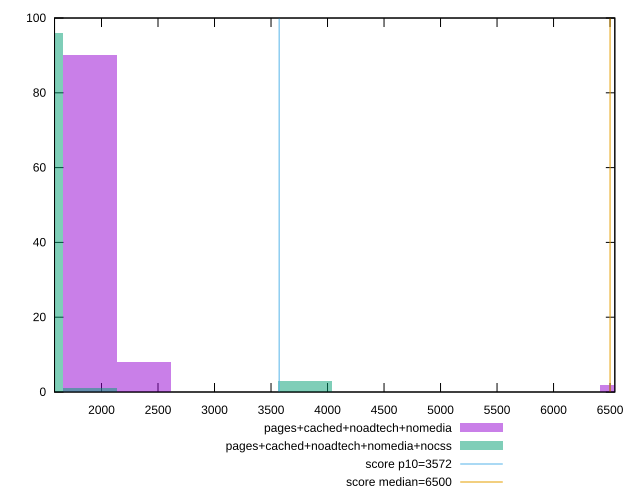

Source code (gnuplot):
reset

$pagesCachedNoadtechNomedia <<EOF
2374.0327545707937 8
1899.226203656635 90
6647.291712798223 2
EOF

$pagesCachedNoadtechNomediaNocss <<EOF
1899.226203656635 1
1424.4196527424763 96
3798.45240731327 3
EOF

set key outside below
set boxwidth 474.8065509141588
set xrange [1584.4194:6542.141999999999]
set yrange [0:100]
set trange [0:100]
set style fill transparent solid 0.5 noborder

set parametric
set terminal svg size 640, 500 enhanced background rgb 'white'
set output "report_00018_2021-02-10T15-25-16.877Z/first-cpu-idle/comparison/histogram/3_vs_4.svg"

plot $pagesCachedNoadtechNomedia title "pages+cached+noadtech+nomedia" with boxes, \
     $pagesCachedNoadtechNomediaNocss title "pages+cached+noadtech+nomedia+nocss" with boxes, \
     3572,t title "score p10=3572", \
     6500,t title "score median=6500"

reset
